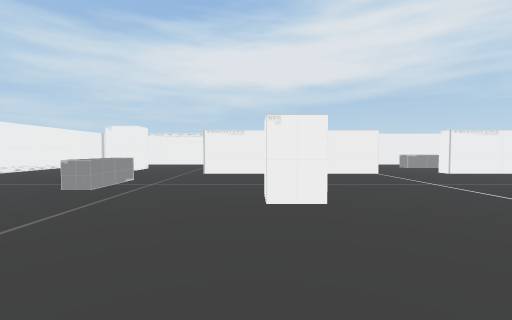
view 1 (above)

21 first-person views from a walk through a scene from a Unity 3-D project. The camera is 1.3 m above the floor, tilts 2° down and sees 90° across. The floor is counted in squares, 2 m on a side. Each view is taken from the middle of a square. On the plan, view 1 faces up. The plan holds only what a view shows up to about 9 squares ahead; the rest is blank.

view 2
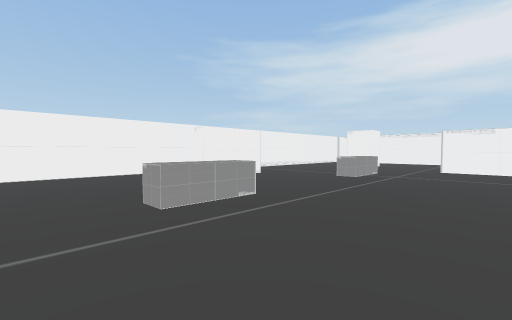

view 3
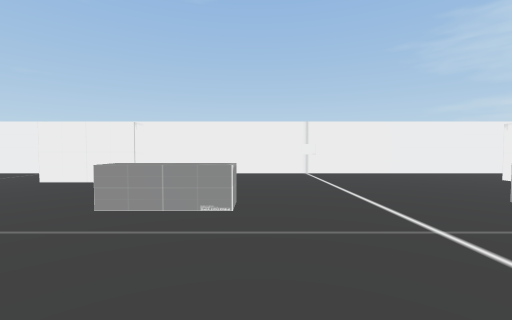

view 4
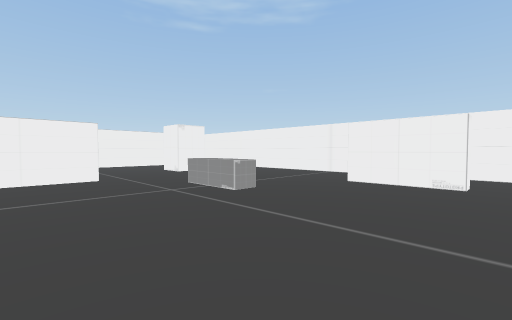

view 5
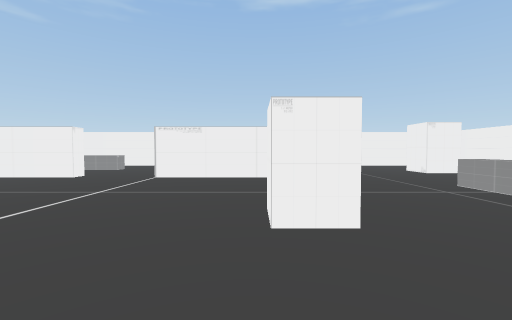

view 6
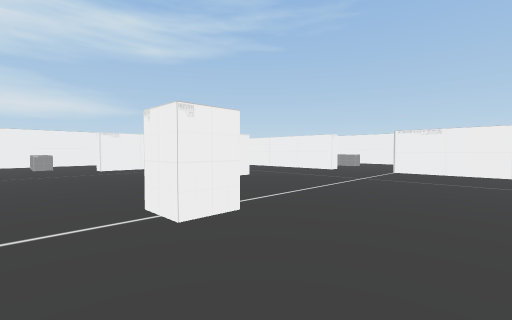

view 7
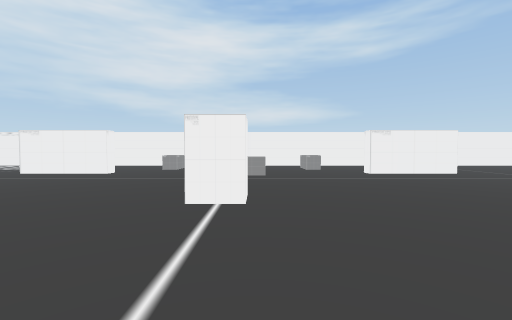

view 8
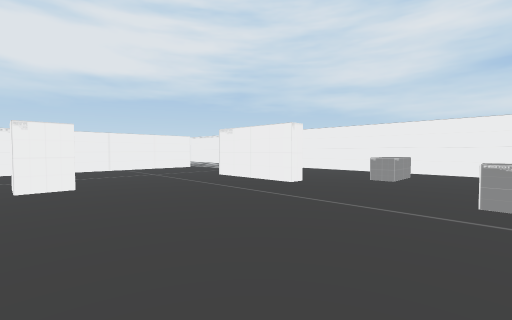

view 9
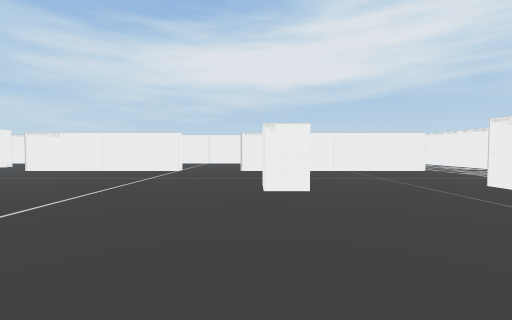

view 10
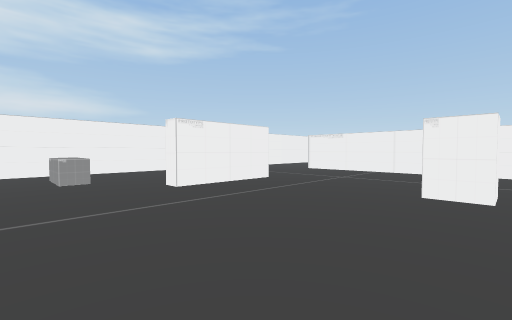

view 11
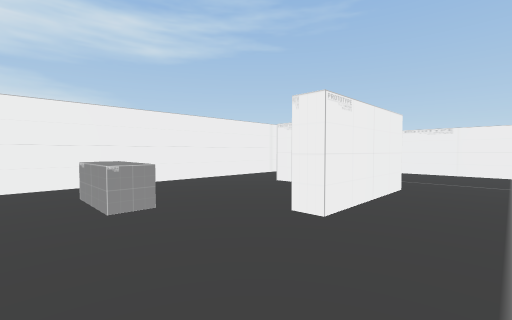

view 12
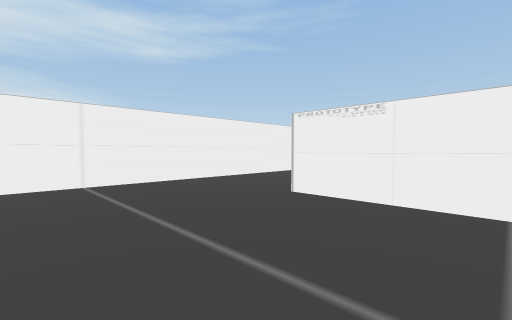

view 13
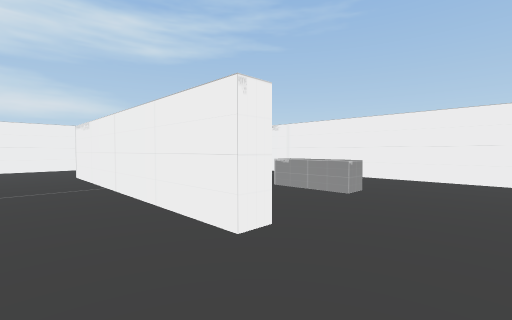

view 14
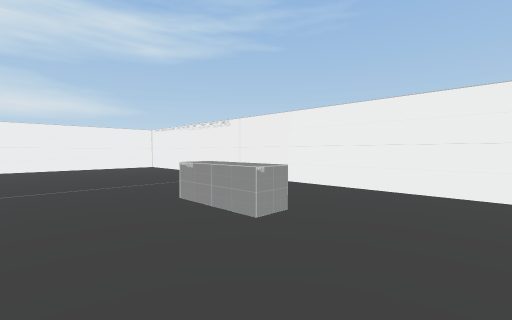

view 15
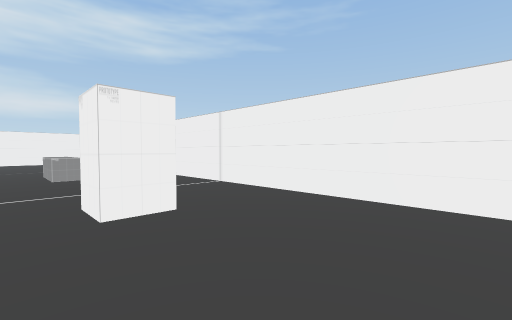

view 16
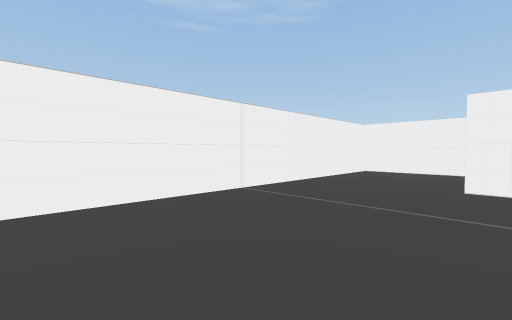

view 17
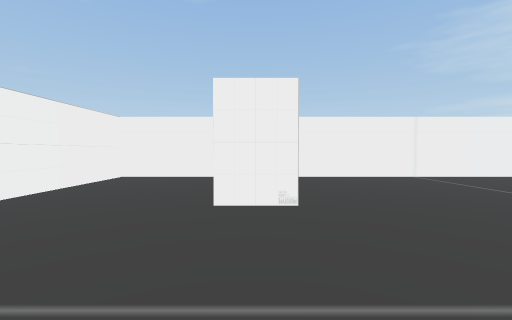

view 18
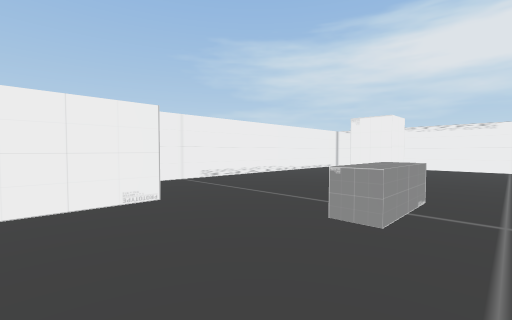

view 19
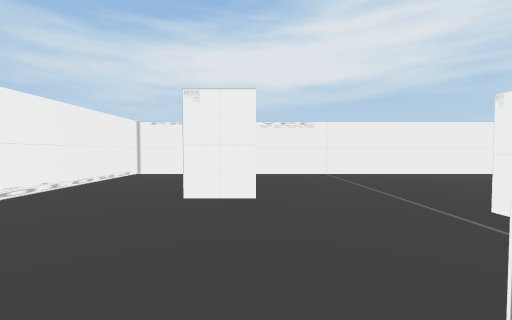

view 20
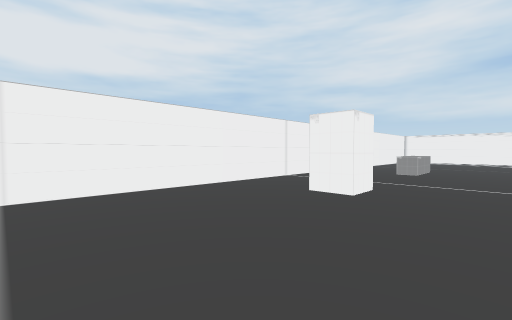

view 21
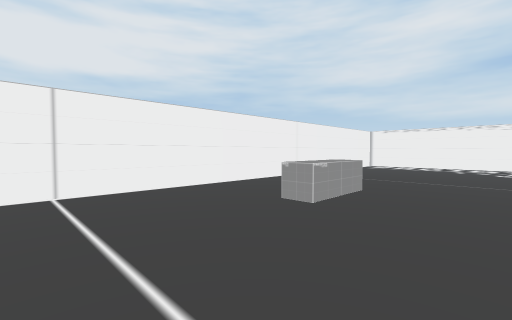

### Floor plan
Points are (right, up) in squares from view 1. A wall is a line through its corners. A room is listed if a view was taken in it or the views show most of it. See-through windows are left out.
Room 1 (views 1, 2, 3, 4, 5, 6, 7, 8, 9, 10, 11, 12, 13, 14, 15, 16, 17, 18, 19, 20, 21)
walls: (10.8, 1.2) (10.3, 1.2) (10.3, 3.8); (3.5, 7.8) (3.5, 7.3) (-1.5, 7.3); (-5.8, -6.5) (-5.3, -6.5) (-5.3, -8.5); (-5.3, 3.6) (-5.3, 1.5) (-5.8, 1.5); (10.3, -8.9) (10.3, -6.3) (10.8, -6.3); (5.5, -12.8) (5.5, -12.3) (11.5, -12.3); (12.2, -8.4) (12.8, -8.4); (-1.6, -12.3) (3.5, -12.3); (14.4, -2) (14.4, 2.4); (11.5, 7.3) (5.5, 7.3) (5.5, 7.8); (14.4, 8) (14.4, 9.4); (11.4, 12.4) (-4.4, 12.4); (-6, 12.4) (-7.4, 12.4) (-7.4, -17.4) (12.4, -17.4); (14.4, -16.1) (14.4, -3.9)
objects: other object (-5, -14) to (-4, -14); other object (-5, 9) to (-4, 9); other object (-3, -10); other object (-3, -5); other object (-3, 0); other object (-3, 5); other object (1, -9); other object (1, 3); other object (2, -15); other object (2, 10); other object (4, -6); other object (6, -15) to (7, -15); other object (6, 10) to (7, 10); other object (7, -9); other object (7, -3); other object (7, 3); other object (10, -3) to (10, -2); other object (12, -5) to (13, -5); other object (12, 0) to (13, 0)

Where each view was taken, in squares from view 1:
view 1: 0 up, 0 right, facing up
view 2: 2 down, 0 right, facing up-left
view 3: 4 down, 0 right, facing left
view 4: 6 down, 0 right, facing down-left
view 5: 6 down, 1 right, facing down
view 6: 4 down, 1 right, facing down-right
view 7: 3 down, 3 right, facing right
view 8: 2 down, 6 right, facing up-right
view 9: 1 down, 6 right, facing up
view 10: 4 down, 6 right, facing down-right
view 11: 4 down, 9 right, facing down-right
view 12: 9 down, 9 right, facing down-right
view 13: 11 down, 4 right, facing down-right
view 14: 13 down, 4 right, facing down-right
view 15: 14 down, 1 left, facing down-right
view 16: 14 down, 1 right, facing down-left
view 17: 14 down, 1 left, facing left
view 18: 2 up, 2 left, facing up-left
view 19: 5 up, 4 left, facing up
view 20: 8 up, 2 left, facing up-right
view 21: 8 up, 3 right, facing up-right
